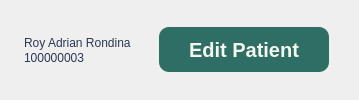
              <widget class="QWidget" name="PatBasic" native="true">
               <property name="minimumSize">
                <size>
                 <width>0</width>
                 <height>30</height>
                </size>
               </property>
               <property name="maximumSize">
                <size>
                 <width>16777215</width>
                 <height>16777215</height>
                </size>
               </property>
               <property name="styleSheet">
                <string notr="true">#PatBasic {
	background-color: #F4F7ED;
	border: 2px solid #2E6E65;
	border-radius: 15px;
}
#PatID {
	font: 12pt &quot;Lexend&quot;;
}
QLabel {
	color: #2B3752;
}</string>
               </property>
               <layout class="QHBoxLayout" name="horizontalLayout_2">
                <property name="spacing">
                 <number>10</number>
                </property>
                <property name="leftMargin">
                 <number>15</number>
                </property>
                <property name="topMargin">
                 <number>5</number>
                </property>
                <property name="rightMargin">
                 <number>15</number>
                </property>
                <property name="bottomMargin">
                 <number>5</number>
                </property>
                <item>
                 <widget class="QWidget" name="widget_4" native="true">
                  <layout class="QVBoxLayout" name="verticalLayout_7">
                   <property name="spacing">
                    <number>1</number>
                   </property>
                   <item alignment="Qt::AlignBottom">
                    <widget class="QLabel" name="PatName">
                     <property name="text">
                      <string>Roy Adrian Rondina</string>
                     </property>
                     <property name="alignment">
                      <set>Qt::AlignLeading</set>
                     </property>
                    </widget>
                   </item>
                   <item alignment="Qt::AlignTop">
                    <widget class="QLabel" name="PatID">
                     <property name="text">
                      <string>100000003</string>
                     </property>
                     <property name="alignment">
                      <set>Qt::AlignLeading</set>
                     </property>
                    </widget>
                   </item>
                  </layout>
                 </widget>
                </item>
                <item alignment="Qt::AlignRight">
                 <widget class="QWidget" name="widget_5" native="true">
                  <layout class="QVBoxLayout" name="verticalLayout_8">
                   <property name="rightMargin">
                    <number>15</number>
                   </property>
                   <item>
                    <widget class="QPushButton" name="EditPatientButton">
                     <property name="sizePolicy">
                      <sizepolicy hsizetype="Expanding" vsizetype="Preferred">
                       <horstretch>0</horstretch>
                       <verstretch>0</verstretch>
                      </sizepolicy>
                     </property>
                     <property name="minimumSize">
                      <size>
                       <width>0</width>
                       <height>45</height>
                      </size>
                     </property>
                     <property name="maximumSize">
                      <size>
                       <width>250</width>
                       <height>45</height>
                      </size>
                     </property>
                     <property name="styleSheet">
                      <string notr="true">QPushButton {
	font: 900 10pt &quot;Satoshi Black&quot;;
	background-color:  #2E6E65;
	border-radius: 10px;
	font-weight: bold;
	font-size: 20px;
	color: #F4F7ED;
	padding: 5px 30px;
}</string>
                     </property>
                     <property name="text">
                      <string>Edit Patient</string>
                     </property>
                     <property name="icon">
                      <iconset resource="../Images/resources.qrc">
                       <normaloff>:/lucide/icons/square-pen.svg</normaloff>:/lucide/icons/square-pen.svg</iconset>
                     </property>
                     <property name="iconSize">
                      <size>
                       <width>30</width>
                       <height>30</height>
                      </size>
                     </property>
                    </widget>
                   </item>
                  </layout>
                 </widget>
                </item>
               </layout>
              </widget>
